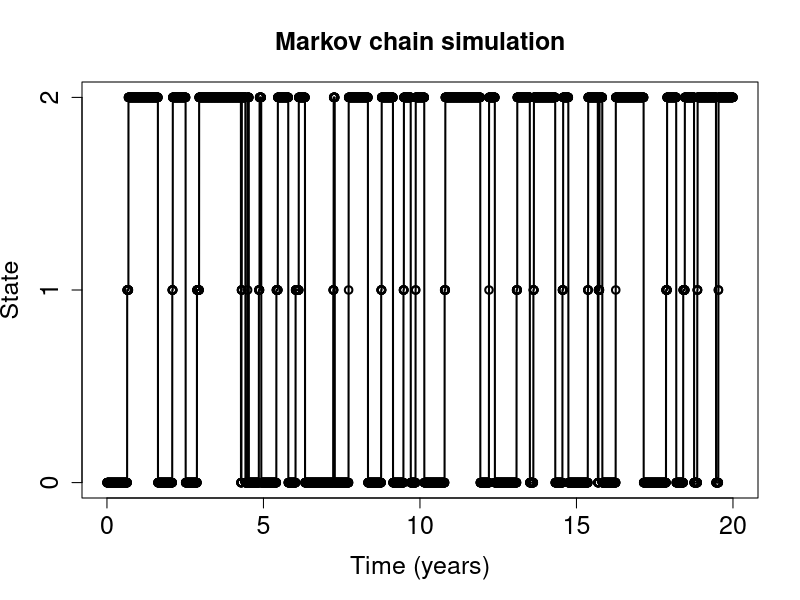
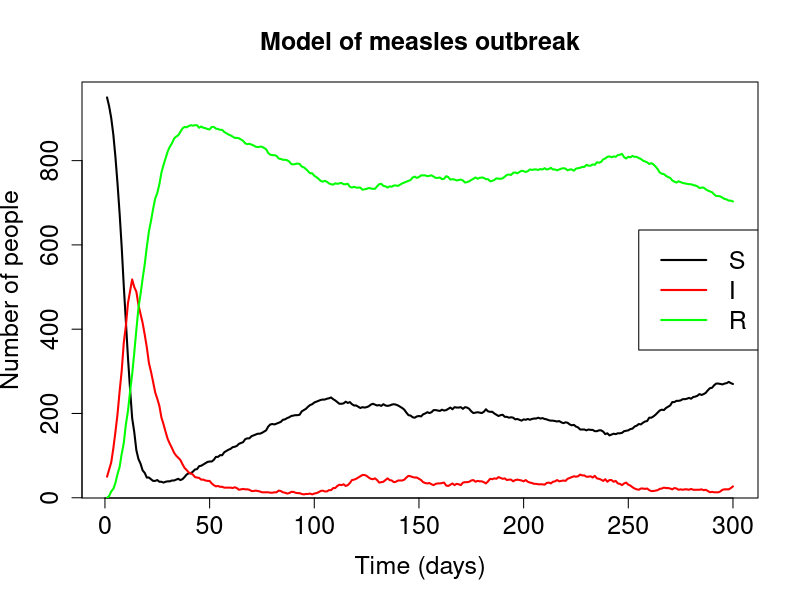
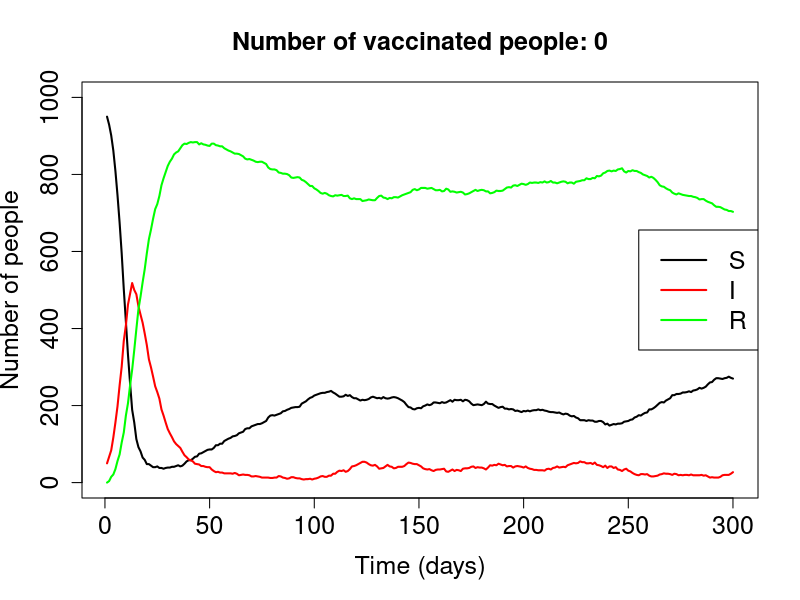
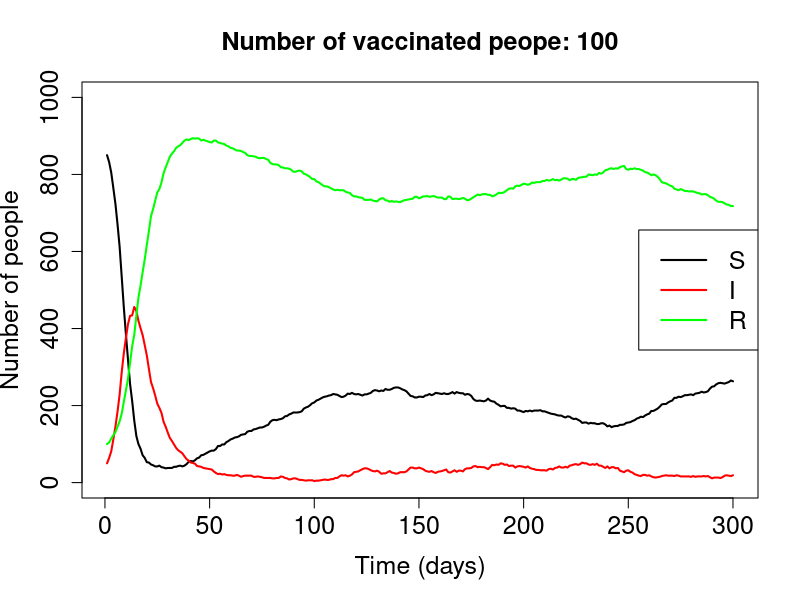
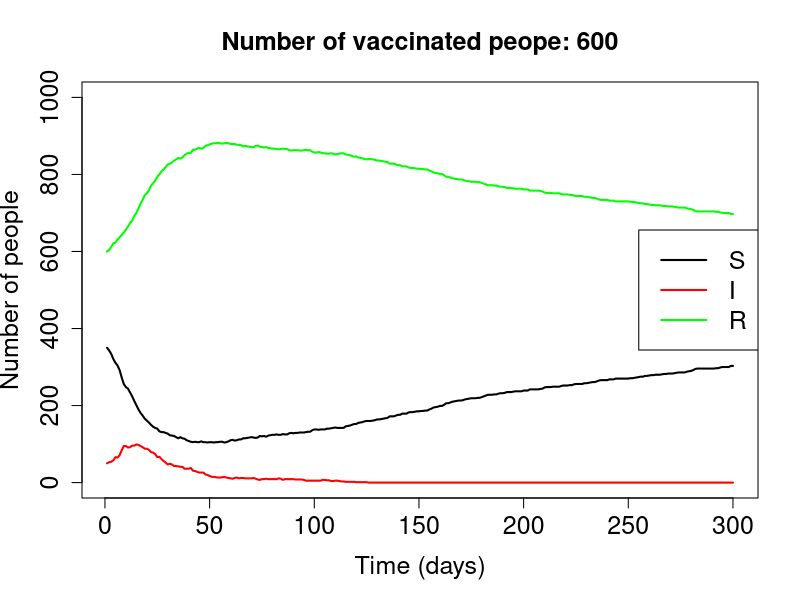
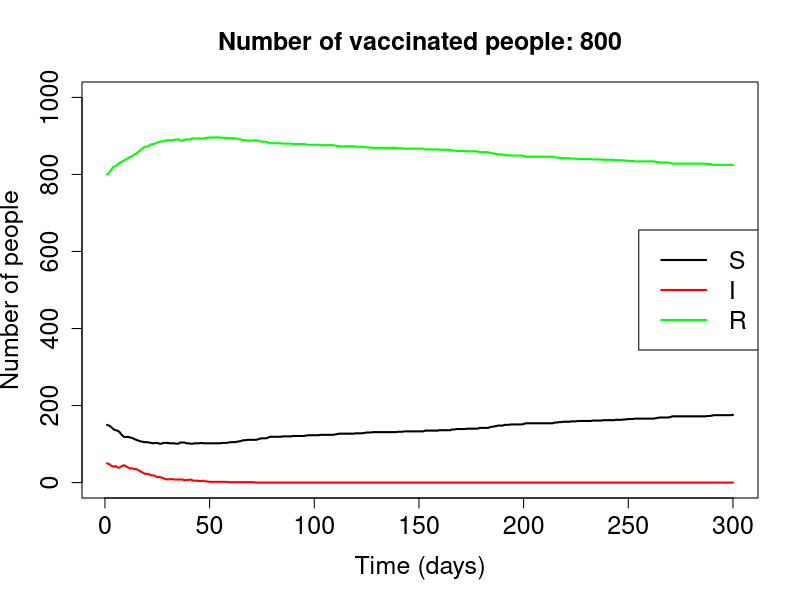
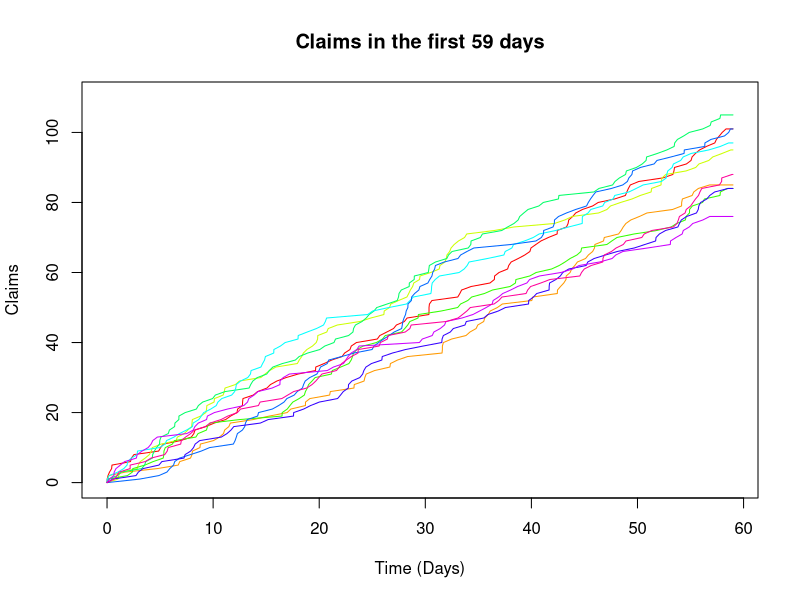
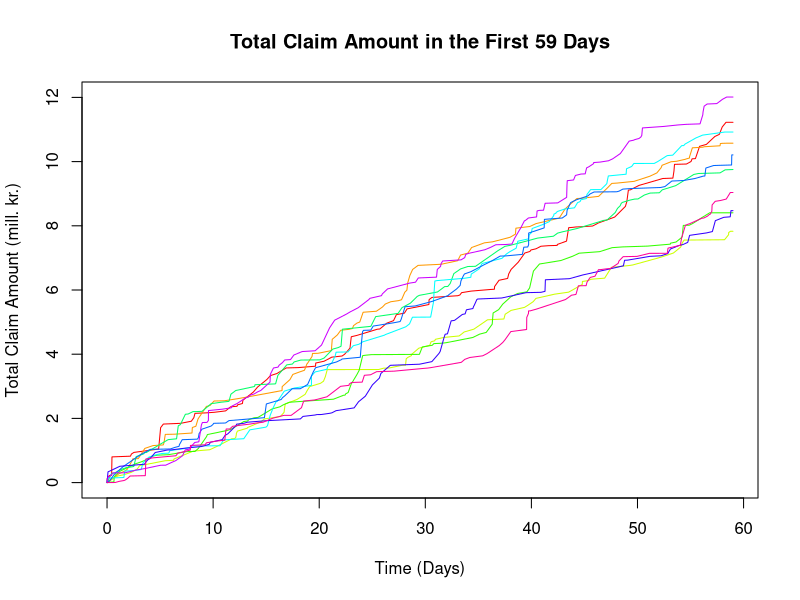

Reproduce these figures in R, in order.
## ---- chunk 1
knitr::opts_chunk$set(echo = TRUE)
## ---- chunk 2
rm(list = ls())
## ---- chunk 3
N = 7300
P = matrix(c(0.99, 0, 0.005, 0.01, 0.9, 0, 0, 0.1, 0.995), nrow = 3)
print(P)
## ---- chunk 4
simulate_markov_chain = function(N, P) {
  # Initialize storage and state
  chain = vector("numeric", length = N)
  chain[1] = 0
  
  # Simulate the chain
  for (i in 2:N) {
    chain[i] = sample.int(3, size = 1, replace = TRUE,
                          prob = P[chain[i-1]+1, ]) - 1
  }
  return(chain)
}
## ---- chunk 5
set.seed(42)
chain = simulate_markov_chain(N, P)
plot((1:N)/365, chain, type = "o", lwd = 2, cex.axis = 1.5,
     main = "Markov chain simulation", xlab = "Time (years)", ylab = "State",
     cex.lab = 1.5, cex.main = 1.5, yaxt = "n")
axis(2, at = c(0, 1, 2), labels = c("0", "1", "2"), cex = 1.5, cex.axis = 1.5)
## ---- chunk 6
days_of_states = chain[3651:7300]
print(table(days_of_states)/10)
## ---- chunk 7
days_of_states = matrix(rep(0, 90), nrow = 3)
set.seed(42)
for (i in 1:30) {
  chain = simulate_markov_chain(N, P)
  last_half = chain[3651:7300]
  days_of_states[, i] = as.vector(table(last_half)/10)
}
print(days_of_states[, 1:5])
## ---- chunk 8
confidence_intervals = matrix(rep(0, 6), nrow = 3)
for (i in 1:3) {
  state = days_of_states[i, ]
  confidence_intervals[i, ] = t.test(state)$conf.int
}
print(confidence_intervals)

## ---- chunk 9
N = 300
alpha = 0.005
beta = function(x) {return((x/2)/1000)}
gamma = 0.1

## ---- chunk 10
simulate_markov_chain = function(N, suscept, alpha, beta, gamma) {
  # The chain will be stored in a 3x300 matrix where the rows are the groups
  # and the columns are the time steps
  chain = matrix(rep(0, 900), nrow = 3)
  chain[, 1] = c(suscept, 50, 0)
  
  # Run the simulation
  for (i in 2:N) {
    # These is the realization of the current group
    start = chain[, i-1]
    # Sampling of how many people will change group
    zero_to_one = rbinom(1, start[1], beta(start[2]))
    one_to_two = rbinom(1, start[2], gamma)
    two_to_zero = rbinom(1, start[3], alpha)
    # The new numbers in the groups are the current ones minus how many people
    # leave to the next group plus how many people arrive from the previous
    # group
    chain[, i] = start - c(zero_to_one, one_to_two, two_to_zero) + 
      c(two_to_zero, zero_to_one, one_to_two)
  }
  return(chain)
}
## ---- chunk 11
set.seed(1)
chain = simulate_markov_chain(N, 950, alpha, beta, gamma)
plot(1:N, chain[1, ], type = "l", lwd = 2, cex.axis = 1.5,
     main = "Model of measles outbreak", cex.lab = 1.5, cex.main = 1.5,
     xlab = "Time (days)", ylab = "Number of people")
lines(1:N, chain[2, ], type = "l", lwd = 2, col = "red")
lines(1:N, chain[3, ], type = "l", lwd = 2, col = "green")
legend("right", legend = c("S", "I", "R"), col = c("black", "red", "green"),
       lty = 1, cex = 1.5, lwd = 2)
## ---- chunk 12
infected = matrix(rep(0, 300*1000), nrow = 1000)
set.seed(1)
for (i in 1:1000) {
  chain = simulate_markov_chain(N, 950, alpha, beta, gamma)
  infected [i, ] = chain[2, ]
}
## ---- chunk 13
max_infected = apply(infected, 1, max)
print(mean(max_infected))
print(t.test(max_infected)$conf.int)
## ---- chunk 14
maximum_index = function(x) {return(which(x == max(x))[1])}
time_max_infected = apply(infected, 1, maximum_index)
print(mean(time_max_infected))
print(t.test(time_max_infected)$conf.int)
## ---- chunk 15
set.seed(1)
chain = simulate_markov_chain(N, 950, alpha, beta, gamma)
plot(1:N, chain[1, ], type = "l", lwd = 2, cex.axis = 1.5, ylim = c(0, 1000),
     main = "Number of vaccinated people: 0", cex.lab = 1.5, cex.main = 1.5,
     xlab = "Time (days)", ylab = "Number of people")
lines(1:N, chain[2, ], type = "l", lwd = 2, col = "red")
lines(1:N, chain[3, ], type = "l", lwd = 2, col = "green")
legend("right", legend = c("S", "I", "R"), col = c("black", "red", "green"),
       lty = 1, cex = 1.5, lwd = 2)
## ---- chunk 16
set.seed(1)
chain = simulate_markov_chain(N, 850, alpha, beta, gamma)
# Add the 100 vaccinated people
chain[3, ] = chain[3, ] + 100
plot(1:N, chain[1, ], type = "l", lwd = 2, cex.axis = 1.5, ylim = c(0, 1000),
     main = "Number of vaccinated peope: 100", cex.lab = 1.5, cex.main = 1.5,
     xlab = "Time (days)", ylab = "Number of people")
lines(1:N, chain[2, ], type = "l", lwd = 2, col = "red")
lines(1:N, chain[3, ], type = "l", lwd = 2, col = "green")
legend("right", legend = c("S", "I", "R"), col = c("black", "red", "green"),
       lty = 1, cex = 1.5, lwd = 2)
## ---- chunk 17
set.seed(1)
chain = simulate_markov_chain(N, 350, alpha, beta, gamma)
# Add the 600 vaccinated people
chain[3, ] = chain[3, ] + 600
plot(1:N, chain[1, ], type = "l", lwd = 2, cex.axis = 1.5, ylim = c(0, 1000),
     main = "Number of vaccinated peope: 600", cex.lab = 1.5, cex.main = 1.5,
     xlab = "Time (days)", ylab = "Number of people")
lines(1:N, chain[2, ], type = "l", lwd = 2, col = "red")
lines(1:N, chain[3, ], type = "l", lwd = 2, col = "green")
legend("right", legend = c("S", "I", "R"), col = c("black", "red", "green"),
       lty = 1, cex = 1.5, lwd = 2)
## ---- chunk 18
set.seed(1)
chain = simulate_markov_chain(N, 150, alpha, beta, gamma)
# Add the 800 vaccinated people
chain[3, ] = chain[3, ] + 800
plot(1:N, chain[1, ], type = "l", lwd = 2, cex.axis = 1.5, ylim = c(0, 1000),
     main = "Number of vaccinated people: 800", cex.lab = 1.5, cex.main = 1.5,
     xlab = "Time (days)", ylab = "Number of people")
lines(1:N, chain[2, ], type = "l", lwd = 2, col = "red")
lines(1:N, chain[3, ], type = "l", lwd = 2, col = "green")
legend("right", legend = c("S", "I", "R"), col = c("black", "red", "green"),
       lty = 1, cex = 1.5, lwd = 2)
## ---- chunk 19
infected = matrix(rep(0, 300*1000), nrow = 1000)
set.seed(1)
for (i in 1:1000) {
  chain = simulate_markov_chain(N, 850, alpha, beta, gamma)
  infected [i, ] = chain[2, ]
}
max_infected = apply(infected, 1, max)
print(mean(max_infected))
maximum_index = function(x) {return(which(x == max(x))[1])}
time_max_infected = apply(infected, 1, maximum_index)
print(mean(time_max_infected))
## ---- chunk 20
infected = matrix(rep(0, 300*1000), nrow = 1000)
set.seed(1)
for (i in 1:1000) {
  chain = simulate_markov_chain(N, 350, alpha, beta, gamma)
  infected [i, ] = chain[2, ]
}
max_infected = apply(infected, 1, max)
print(mean(max_infected))
maximum_index = function(x) {return(which(x == max(x))[1])}
time_max_infected = apply(infected, 1, maximum_index)
print(mean(time_max_infected))
## ---- chunk 21
infected = matrix(rep(0, 300*1000), nrow = 1000)
set.seed(1)
for (i in 1:1000) {
  chain = simulate_markov_chain(N, 150, alpha, beta, gamma)
  infected [i, ] = chain[2, ]
}
max_infected = apply(infected, 1, max)
print(mean(max_infected))
maximum_index = function(x) {return(which(x == max(x))[1])}
time_max_infected = apply(infected, 1, maximum_index)
print(mean(time_max_infected))
## ---- chunk 22
rate = 1.5
coun = 0
finish = 59

set.seed(42)
for (i in 1:1000){
    proc = rpois(1, lambda = rate * finish)
    if (proc > 100) {
        coun = coun + 1
    }
}

print(paste0('The probability of having more than 100 claims in the first 59 days is: ', coun / 1000))
## ---- chunk 23
plot(NULL, NULL, 
     xlim = c(0, finish), 
     ylim = c(0, 110), 
     xlab = "Time (Days)", 
     ylab = "Claims", 
     main = "Claims in the first 59 days")

colors = rainbow(10)

set.seed(42)
for (n in 1:10) {
    proc2 = rpois(1, lambda = rate * finish)
    times = sort(runif(proc2, min = 0, max = finish))
    
    process = c(0, cumsum(rep(1, length(times))), proc2)
    
    lines(c(0, times, finish), process, col = colors[n])
}
## ---- chunk 24
simulations = 1000
gamma = 10

exc = numeric(simulations)
set.seed(42)
for (sim in 1:simulations) {
  claims = rpois(1, lambda = rate * finish)
  amounts = rexp(claims, rate = gamma)
  total_claims = sum(amounts)
  exc[sim] = total_claims > 8
}

prob = mean(exc)
print(cat("Probability that Total Claim Amount Exceeds 8 Million kr:", prob, "\n"))
## ---- chunk 25
plot(NULL, NULL, 
     xlim = c(0, finish), 
     ylim = c(0, 12), 
     xlab = "Time (Days)", 
     ylab = "Total Claim Amount (mill. kr.)", 
     main = "Total Claim Amount in the First 59 Days")
colors = rainbow(10)

# Simulate and plot 10 realizations of Z(t)
set.seed(42)
for (n in 1:10) {
    # Simulate Poisson process
    proc = rpois(1, lambda = rate * finish)
    times = sort(runif(proc, min = 0, max = finish))
    
    # Simulate exponential claims and calculate Z(t)
    claims = rexp(proc, rate = gamma)
    total_claims = cumsum(claims)
    
    # Add zero at t=0 and finish at t=59
    times = c(0, times, finish)
    total_claims = c(0, total_claims, total_claims[length(total_claims)])
    
    # Plot the realization
    lines(times, total_claims, col = colors[n])
}
